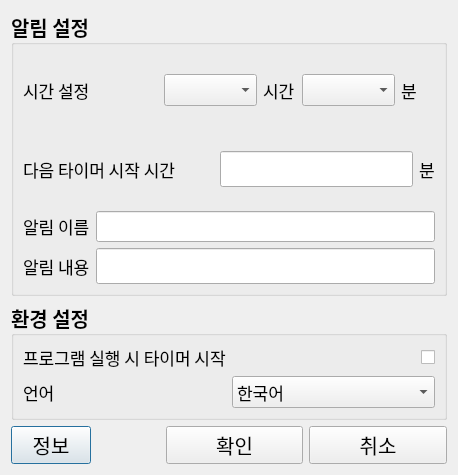
<?xml version="1.0" encoding="UTF-8"?>
<ui version="4.0">
 <class>ConfigGUI</class>
 <widget class="QDialog" name="ConfigGUI">
  <property name="geometry">
   <rect>
    <x>0</x>
    <y>0</y>
    <width>458</width>
    <height>475</height>
   </rect>
  </property>
  <property name="font">
   <font>
    <family>나눔고딕</family>
    <pointsize>15</pointsize>
   </font>
  </property>
  <property name="windowTitle">
   <string>Dialog</string>
  </property>
  <property name="locale">
   <locale language="English" country="UnitedStates"/>
  </property>
  <property name="modal">
   <bool>true</bool>
  </property>
  <layout class="QVBoxLayout" name="verticalLayout_7" stretch="3,1,0">
   <item>
    <layout class="QVBoxLayout" name="verticalLayout_2">
     <item>
      <widget class="QGroupBox" name="ToastgroupBox">
       <property name="font">
        <font>
         <family>나눔고딕</family>
         <pointsize>15</pointsize>
         <weight>75</weight>
         <italic>false</italic>
         <bold>true</bold>
        </font>
       </property>
       <property name="title">
        <string>알림 설정</string>
       </property>
       <layout class="QVBoxLayout" name="verticalLayout" stretch="0,0,0,0">
        <item>
         <layout class="QHBoxLayout" name="horizontalLayout_7" stretch="1,2,0,1,0,1">
          <property name="sizeConstraint">
           <enum>QLayout::SetDefaultConstraint</enum>
          </property>
          <item>
           <widget class="QLabel" name="label_6">
            <property name="font">
             <font>
              <family>나눔고딕</family>
              <pointsize>13</pointsize>
              <weight>50</weight>
              <italic>false</italic>
              <bold>false</bold>
             </font>
            </property>
            <property name="text">
             <string>시간 설정</string>
            </property>
           </widget>
          </item>
          <item>
           <spacer name="horizontalSpacer_3">
            <property name="orientation">
             <enum>Qt::Horizontal</enum>
            </property>
            <property name="sizeHint" stdset="0">
             <size>
              <width>40</width>
              <height>20</height>
             </size>
            </property>
           </spacer>
          </item>
          <item>
           <widget class="QComboBox" name="HcomboBox">
            <property name="font">
             <font>
              <family>나눔고딕</family>
              <pointsize>13</pointsize>
              <weight>50</weight>
              <italic>false</italic>
              <bold>false</bold>
             </font>
            </property>
            <property name="iconSize">
             <size>
              <width>20</width>
              <height>20</height>
             </size>
            </property>
           </widget>
          </item>
          <item>
           <widget class="QLabel" name="label_7">
            <property name="font">
             <font>
              <family>나눔고딕</family>
              <pointsize>13</pointsize>
              <weight>50</weight>
              <italic>false</italic>
              <bold>false</bold>
             </font>
            </property>
            <property name="text">
             <string>시간</string>
            </property>
           </widget>
          </item>
          <item>
           <widget class="QComboBox" name="McomboBox">
            <property name="font">
             <font>
              <family>나눔고딕</family>
              <pointsize>13</pointsize>
              <weight>50</weight>
              <italic>false</italic>
              <bold>false</bold>
             </font>
            </property>
           </widget>
          </item>
          <item>
           <widget class="QLabel" name="label_8">
            <property name="font">
             <font>
              <family>나눔고딕</family>
              <pointsize>13</pointsize>
              <weight>50</weight>
              <italic>false</italic>
              <bold>false</bold>
             </font>
            </property>
            <property name="text">
             <string>분</string>
            </property>
           </widget>
          </item>
         </layout>
        </item>
        <item>
         <layout class="QHBoxLayout" name="horizontalLayout_2" stretch="0,10,0,0">
          <item>
           <widget class="QLabel" name="label">
            <property name="font">
             <font>
              <family>나눔고딕</family>
              <pointsize>13</pointsize>
              <weight>50</weight>
              <italic>false</italic>
              <bold>false</bold>
              <underline>false</underline>
              <strikeout>false</strikeout>
              <kerning>true</kerning>
             </font>
            </property>
            <property name="text">
             <string>다음 타이머 시작 시간</string>
            </property>
           </widget>
          </item>
          <item>
           <spacer name="horizontalSpacer_2">
            <property name="orientation">
             <enum>Qt::Horizontal</enum>
            </property>
            <property name="sizeHint" stdset="0">
             <size>
              <width>40</width>
              <height>20</height>
             </size>
            </property>
           </spacer>
          </item>
          <item>
           <widget class="QLineEdit" name="TermlineEdit">
            <property name="font">
             <font>
              <family>나눔고딕</family>
              <pointsize>15</pointsize>
              <weight>50</weight>
              <italic>false</italic>
              <bold>false</bold>
             </font>
            </property>
            <property name="alignment">
             <set>Qt::AlignRight|Qt::AlignTrailing|Qt::AlignVCenter</set>
            </property>
           </widget>
          </item>
          <item>
           <widget class="QLabel" name="label_9">
            <property name="font">
             <font>
              <family>나눔고딕</family>
              <pointsize>13</pointsize>
              <weight>50</weight>
              <italic>false</italic>
              <bold>false</bold>
             </font>
            </property>
            <property name="text">
             <string>분</string>
            </property>
           </widget>
          </item>
         </layout>
        </item>
        <item>
         <layout class="QHBoxLayout" name="horizontalLayout_3">
          <item>
           <widget class="QLabel" name="label_2">
            <property name="font">
             <font>
              <family>나눔고딕</family>
              <pointsize>13</pointsize>
              <weight>50</weight>
              <italic>false</italic>
              <bold>false</bold>
             </font>
            </property>
            <property name="layoutDirection">
             <enum>Qt::LeftToRight</enum>
            </property>
            <property name="text">
             <string>알림 이름</string>
            </property>
           </widget>
          </item>
          <item>
           <widget class="QLineEdit" name="NamelineEdit">
            <property name="font">
             <font>
              <family>나눔고딕</family>
              <pointsize>12</pointsize>
              <weight>50</weight>
              <italic>false</italic>
              <bold>false</bold>
             </font>
            </property>
            <property name="alignment">
             <set>Qt::AlignRight|Qt::AlignTrailing|Qt::AlignVCenter</set>
            </property>
           </widget>
          </item>
         </layout>
        </item>
        <item>
         <layout class="QHBoxLayout" name="horizontalLayout_4">
          <item>
           <widget class="QLabel" name="label_3">
            <property name="font">
             <font>
              <family>나눔고딕</family>
              <pointsize>13</pointsize>
              <weight>50</weight>
              <italic>false</italic>
              <bold>false</bold>
             </font>
            </property>
            <property name="text">
             <string>알림 내용</string>
            </property>
           </widget>
          </item>
          <item>
           <widget class="QLineEdit" name="ContentlineEdit">
            <property name="font">
             <font>
              <family>나눔고딕</family>
              <pointsize>15</pointsize>
              <weight>50</weight>
              <italic>false</italic>
              <bold>false</bold>
             </font>
            </property>
            <property name="alignment">
             <set>Qt::AlignRight|Qt::AlignTrailing|Qt::AlignVCenter</set>
            </property>
           </widget>
          </item>
         </layout>
        </item>
       </layout>
      </widget>
     </item>
    </layout>
   </item>
   <item>
    <layout class="QVBoxLayout" name="verticalLayout_3">
     <item>
      <widget class="QGroupBox" name="ConfiggroupBox">
       <property name="font">
        <font>
         <family>나눔고딕</family>
         <pointsize>15</pointsize>
         <weight>75</weight>
         <bold>true</bold>
        </font>
       </property>
       <property name="title">
        <string>환경 설정</string>
       </property>
       <layout class="QVBoxLayout" name="verticalLayout_4">
        <item>
         <layout class="QHBoxLayout" name="horizontalLayout_6" stretch="1,0">
          <item>
           <widget class="QLabel" name="label_5">
            <property name="font">
             <font>
              <family>나눔고딕</family>
              <pointsize>13</pointsize>
              <weight>50</weight>
              <bold>false</bold>
             </font>
            </property>
            <property name="text">
             <string>프로그램 실행 시 타이머 시작</string>
            </property>
           </widget>
          </item>
          <item>
           <widget class="QCheckBox" name="AutoStartcheckBox">
            <property name="enabled">
             <bool>true</bool>
            </property>
            <property name="font">
             <font>
              <family>나눔고딕</family>
              <pointsize>15</pointsize>
              <weight>50</weight>
              <bold>false</bold>
             </font>
            </property>
            <property name="styleSheet">
             <string notr="true"/>
            </property>
            <property name="text">
             <string/>
            </property>
           </widget>
          </item>
         </layout>
        </item>
        <item>
         <layout class="QHBoxLayout" name="horizontalLayout_5">
          <item>
           <widget class="QLabel" name="label_4">
            <property name="font">
             <font>
              <family>나눔고딕</family>
              <pointsize>13</pointsize>
              <weight>50</weight>
              <bold>false</bold>
             </font>
            </property>
            <property name="text">
             <string>언어</string>
            </property>
           </widget>
          </item>
          <item>
           <widget class="QComboBox" name="LangcomboBox">
            <property name="font">
             <font>
              <family>나눔고딕</family>
              <pointsize>13</pointsize>
              <weight>50</weight>
              <bold>false</bold>
             </font>
            </property>
            <item>
             <property name="text">
              <string>한국어</string>
             </property>
            </item>
            <item>
             <property name="text">
              <string>영어</string>
             </property>
            </item>
            <item>
             <property name="text">
              <string>일본어</string>
             </property>
            </item>
           </widget>
          </item>
         </layout>
        </item>
       </layout>
      </widget>
     </item>
    </layout>
   </item>
   <item>
    <layout class="QHBoxLayout" name="horizontalLayout" stretch="1,1,2,2">
     <item>
      <widget class="QPushButton" name="InfoBTN">
       <property name="text">
        <string>정보</string>
       </property>
      </widget>
     </item>
     <item>
      <spacer name="horizontalSpacer">
       <property name="orientation">
        <enum>Qt::Horizontal</enum>
       </property>
       <property name="sizeHint" stdset="0">
        <size>
         <width>50</width>
         <height>20</height>
        </size>
       </property>
      </spacer>
     </item>
     <item>
      <widget class="QPushButton" name="OKBTN">
       <property name="text">
        <string>확인</string>
       </property>
      </widget>
     </item>
     <item>
      <widget class="QPushButton" name="CancelBTN">
       <property name="text">
        <string>취소</string>
       </property>
      </widget>
     </item>
    </layout>
   </item>
  </layout>
 </widget>
 <tabstops>
  <tabstop>TermlineEdit</tabstop>
  <tabstop>NamelineEdit</tabstop>
  <tabstop>ContentlineEdit</tabstop>
  <tabstop>AutoStartcheckBox</tabstop>
  <tabstop>InfoBTN</tabstop>
  <tabstop>OKBTN</tabstop>
  <tabstop>CancelBTN</tabstop>
 </tabstops>
 <resources/>
 <connections/>
</ui>
